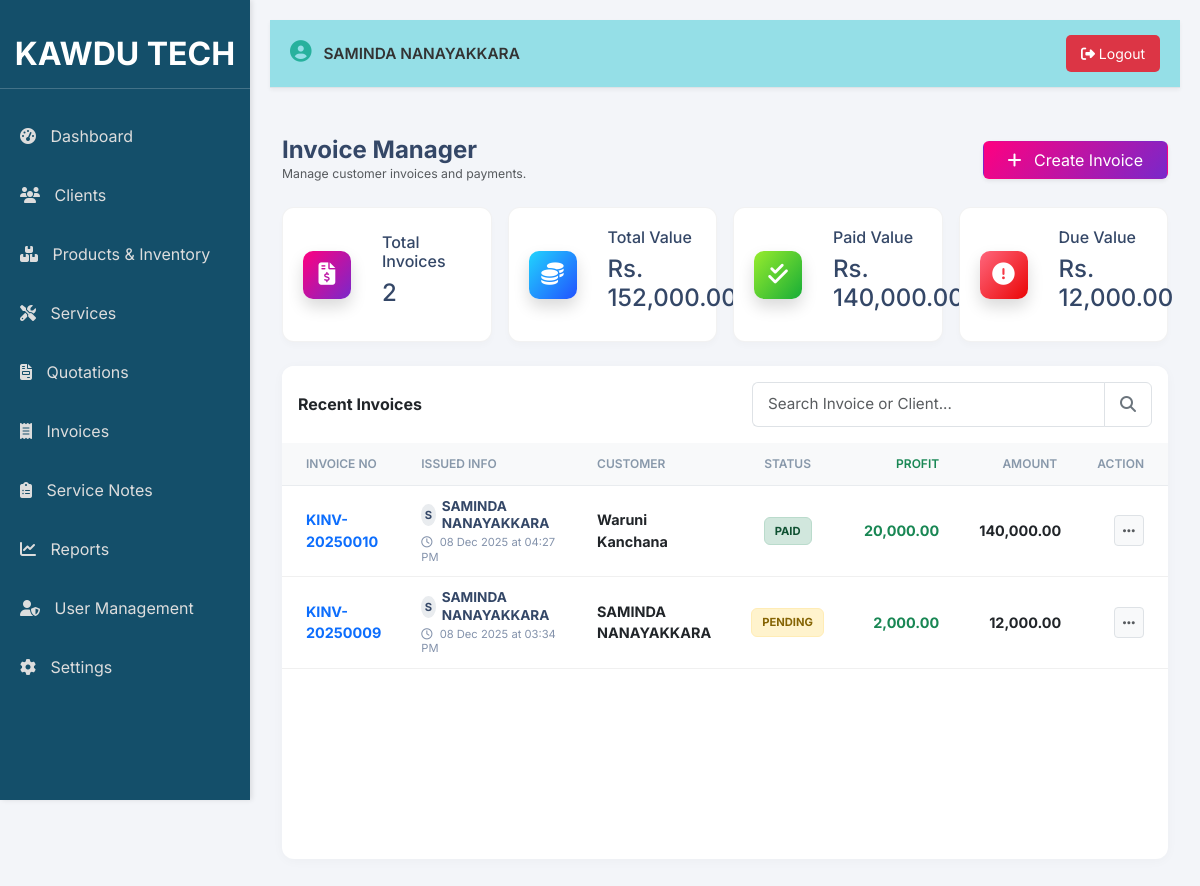
Screenshot of /invoices.php (signed in) with the database file from the repository.
### tables this page shows
CREATE TABLE `invoices` (
  `invoice_id` int(11) NOT NULL,
  `invoice_number` varchar(50) NOT NULL,
  `client_id` int(11) NOT NULL,
  `user_id` int(11) NOT NULL,
  `invoice_date` date NOT NULL,
  `sub_total` decimal(10,2) NOT NULL DEFAULT 0.00,
  `tax_amount` decimal(10,2) NOT NULL DEFAULT 0.00,
  `grand_total` decimal(10,2) NOT NULL DEFAULT 0.00,
  `payment_status` enum('Paid','Pending','Unpaid') NOT NULL DEFAULT 'Pending',
  `invoice_terms` text DEFAULT NULL,
  `created_at` timestamp NOT NULL DEFAULT current_timestamp(),
  `updated_at` datetime DEFAULT NULL
);

CREATE TABLE `users` (
  `user_id` int(11) NOT NULL,
  `username` varchar(50) NOT NULL,
  `password` varchar(255) NOT NULL,
  `name` varchar(100) NOT NULL,
  `user_type` enum('Admin','User') NOT NULL DEFAULT 'Admin',
  `status` enum('Active','Inactive') NOT NULL DEFAULT 'Active',
  `created_at` timestamp NOT NULL DEFAULT current_timestamp()
);

CREATE TABLE `clients` (
  `client_id` int(11) NOT NULL,
  `client_name` varchar(255) NOT NULL,
  `address` text DEFAULT NULL,
  `phone` varchar(20) DEFAULT NULL,
  `email` varchar(100) DEFAULT NULL,
  `whatsapp` varchar(15) DEFAULT NULL,
  `rating` int(1) NOT NULL DEFAULT 5
);

### invoices.php (the view, shortened to what this page needs)
<?php
require_once 'db_connect.php';
$conn = new mysqli($servername, $username, $password, $dbname);
$stats = ['total_count' => 0, 'total_value' => 0, 'paid_value' => 0, 'due_value' => 0];
$sql_stats = "SELECT COUNT(*) as count, SUM(grand_total) as value, payment_status FROM invoices GROUP BY payment_status";
$res_stats = $conn->query($sql_stats);
if($res_stats) {
    while ($row = $res_stats->fetch_assoc()) {
        $stats['total_count'] += $row['count'];
        $stats['total_value'] += $row['value'];
        if ($row['payment_status'] === 'Paid') { $stats['paid_value'] += $row['value']; }
        else { $stats['due_value'] += $row['value']; }
    }
}
$limit = 10;
$page = isset($_GET['page']) ? (int)$_GET['page'] : 1;
$start = ($page - 1) * $limit;
$search = isset($_GET['search']) ? $conn->real_escape_string($_GET['search']) : '';
$where = "WHERE 1=1";
$sql = "SELECT i.*, c.client_name, u.name AS created_by_name,
        (SELECT SUM((ii.unit_price - ii.buy_price) * ii.quantity) FROM invoice_items ii WHERE ii.invoice_id = i.invoice_id) as total_profit
        FROM invoices i
        LEFT JOIN clients c ON i.client_id = c.client_id
        LEFT JOIN users u ON i.user_id = u.user_id
        $where ORDER BY i.invoice_id DESC LIMIT $start, $limit";
$result = $conn->query($sql);
require_once 'header.php';
?>
<link href="https://cdn.jsdelivr.net/npm/select2@4.1.0-rc.0/dist/css/select2.min.css" rel="stylesheet" />
<link href="https://cdn.jsdelivr.net/npm/select2-bootstrap-5-theme@1.3.0/dist/select2-bootstrap-5-theme.min.css" rel="stylesheet" />
<div class="container-fluid py-4">
    <div class="d-flex justify-content-between align-items-center mb-4">
        <div><h4 class="mb-0 fw-bold">Invoice Manager</h4><p class="text-muted small mb-0">Manage customer invoices and payments.</p></div>
        <button class="btn bg-gradient-primary text-white shadow-sm px-4" onclick="openCreateInvoiceModal()"><i class="fas fa-plus me-2"></i> Create Invoice</button>
    </div>
    <div class="row g-3 mb-4">
        <div class="col-xl-3 col-sm-6"><div class="stat-card"><div class="icon-shape bg-gradient-primary shadow"><i class="fas fa-file-invoice-dollar"></i></div><div class="ms-3"><h6>Total Invoices</h6><h4><?php echo number_format($stats['total_count']); ?></h4></div></div></div>
        <div class="col-xl-3 col-sm-6"><div class="stat-card"><div class="icon-shape bg-gradient-info shadow"><i class="fas fa-coins"></i></div><div class="ms-3"><h6>Total Value</h6><h4>Rs. <?php echo number_format($stats['total_value'], 2); ?></h4></div></div></div>
        <div class="col-xl-3 col-sm-6"><div class="stat-card"><div class="icon-shape bg-gradient-success shadow"><i class="fas fa-check-double"></i></div><div class="ms-3"><h6>Paid Value</h6><h4>Rs. <?php echo number_format($stats['paid_value'], 2); ?></h4></div></div></div>
        <div class="col-xl-3 col-sm-6"><div class="stat-card"><div class="icon-shape bg-gradient-danger shadow"><i class="fas fa-exclamation-circle"></i></div><div class="ms-3"><h6>Due Value</h6><h4>Rs. <?php echo number_format($stats['due_value'], 2); ?></h4></div></div></div>
    </div>
    <div class="card card-table">
        <div class="card-header bg-white border-bottom-0 pb-0 pt-3">
            <div class="d-flex justify-content-between align-items-center">
                <h6 class="mb-0 fw-bold">Recent Invoices</h6>
                <form method="GET" id="searchForm" class="search-group">
                    <div class="input-group">
                        <input type="text" id="mainSearch" name="search" class="form-control form-control-search" placeholder="Search Invoice or Client..." value="<?php echo htmlspecialchars($search); ?>" autocomplete="off">
                        <button class="btn btn-search" type="submit"><i class="fas fa-search"></i></button>
                    </div>
                </form>
            </div>
        </div>
        <div class="card-body px-0 pt-3">
            <div class="table-responsive" style="min-height: 400px;">
                <table class="table table-hover align-middle mb-0">
                    <thead>
                        <tr>
                            <th class="ps-4">Invoice No</th>
                            <th>Issued Info</th> <th>Customer</th>
                            <th class="text-center">Status</th>
                            <?php if($userType === 'Admin'): ?><th class="text-end text-success">Profit</th><?php endif; ?>
                            <th class="text-end">Amount</th>
                            <th class="text-end pe-4">Action</th>
                        </tr>
                    </thead>
                    <tbody>
                        <?php if ($result && $result->num_rows > 0): while ($row = $result->fetch_assoc()):
                            $status = $row['payment_status'];
                            $status_cls = ($status == 'Paid') ? 'status-paid' : (($status == 'Unpaid') ? 'status-unpaid' : 'status-pending');
                            $clientName = !empty($row['client_name']) ? $row['client_name'] : 'Unknown';
                            $userName = !empty($row['created_by_name']) ? $row['created_by_name'] : 'System/Deleted';
                            $userInitial = strtoupper(substr($userName, 0, 1));
                            $createDate = date('d M Y', strtotime($row['invoice_date']));
                            $createTime = isset($row['created_at']) ? date('h:i A', strtotime($row['created_at'])) : date('h:i A');
                            $updateTitle = isset($row['updated_at']) && $row['updated_at']
                                ? "Last Updated: " . date('d M Y h:i A', strtotime($row['updated_at']))
                                : "No recent updates";
                        ?>
                        <tr>
                            <td class="ps-4 fw-bold text-primary"><?php echo $row['invoice_number']; ?></td>
                            <td>
                                <div class="user-info-cell" data-bs-toggle="tooltip" data-bs-placement="top" title="<?php echo $updateTitle; ?>">
                                    <div class="user-name">
                                        <div class="user-avatar-xs"><?php echo $userInitial; ?></div>
                                        <?php echo htmlspecialchars($userName); ?>
                                    </div>
                                    <span class="user-time"><i class="far fa-clock me-1"></i> <?php echo $createDate; ?> at <?php echo $createTime; ?></span>
                                </div>
                            </td>
                            <td><div class="fw-bold text-dark"><?php echo htmlspecialchars($clientName); ?></div></td>
                            <td class="text-center"><span class="badge-status <?php echo $status_cls; ?>"><?php echo $status; ?></span></td>
                            <?php if($userType === 'Admin'): ?><td class="text-end fw-bold text-success"><?php echo number_format($row['total_profit'] ?? 0, 2); ?></td><?php endif; ?>
                            <td class="text-end fw-bold text-dark pe-3"><?php echo number_format($row['grand_total'], 2); ?></td>
                            <td class="text-end pe-4"><button class="btn btn-sm btn-light border" onclick="openActionDrawer('<?php echo $row['invoice_id']; ?>', '<?php echo $row['invoice_number']; ?>')"><i class="fas fa-ellipsis-h text-muted"></i></button></td>
                        </tr>
                        <?php endwhile; else: ?><tr><td colspan="7" class="text-center py-5 text-muted">No invoices found.</td></tr><?php endif; ?>
                    </tbody>
                </table>
            </div>
        </div>
    </div>
</div>
<?php
require_once 'footer.php';
?>

### styles.css (style rules this page uses)
:root { --sidebar-bg: #144f6a; --primary-color: #27b19d; --accent-color: #1e8779; --light-grey-bg: #f0f0f0; --secondary-bg: #f8f9fa; --modal-bg: #f0f0f0; --header-bg: #d4edda; --header-text: #155724; --sidebar-width: 250px; --top-nav-bg: #95dfe7; --icon-area-bg: #9dadc1; }
body { background-color: var(--secondary-bg); font-family: 'Noto Sans Sinhala', 'Roboto', sans-serif; font-size: 14px; margin: 0; padding: 0; }

### invoices.php (style rules this page uses)
body { background-color: #f3f5f9; font-family: 'Inter', sans-serif; color: #344767; }
.stat-card { background: #fff; border-radius: 12px; padding: 20px; box-shadow: 0 4px 6px rgba(0,0,0,0.02); border: 1px solid rgba(0,0,0,0.05); display: flex; align-items: center; transition: 0.2s; height: 100%; }
.icon-shape { width: 48px; height: 48px; border-radius: 10px; display: flex; align-items: center; justify-content: center; margin-right: 15px; font-size: 1.4rem; color: #fff; flex-shrink: 0; }
.bg-gradient-primary { background: linear-gradient(310deg, #7928ca, #ff0080); }
.bg-gradient-success { background: linear-gradient(310deg, #17ad37, #98ec2d); }
.bg-gradient-info { background: linear-gradient(310deg, #2152ff, #21d4fd); }
.bg-gradient-danger { background: linear-gradient(310deg, #ea0606, #ff667c); }
.card-table { background: #fff; border-radius: 12px; border: none; box-shadow: 0 2px 12px rgba(0,0,0,0.03); overflow: hidden; }
.table thead th { background-color: #f8f9fa; color: #8898aa; font-weight: 600; text-transform: uppercase; font-size: 0.75rem; padding: 12px 20px; border-bottom: 1px solid #e9ecef; }
.table tbody td { padding: 12px 20px; vertical-align: middle; border-bottom: 1px solid #f0f0f0; font-size: 0.9rem; color: #495057; }
.badge-status { padding: 5px 10px; border-radius: 6px; font-size: 0.7rem; font-weight: 700; text-transform: uppercase; display: inline-flex; align-items: center; }
.status-paid { background: #d1e7dd; color: #0f5132; border: 1px solid #badbcc; }
.status-pending { background: #fff3cd; color: #856404; border: 1px solid #ffecb5; }
.search-group { position: relative; width: 100%; max-width: 400px; }
.form-control-search { border-radius: 6px 0 0 6px !important; border: 1px solid #dee2e6; border-right: none; padding: 10px 15px; font-size: 0.95rem; box-shadow: none !important; padding-right: 40px; }
.btn-search { border-radius: 0 6px 6px 0 !important; border: 1px solid #dee2e6; background: #fff; color: #6c757d; padding: 0 15px; z-index: 10; }
.user-info-cell { line-height: 1.3; }
.user-name { font-size: 0.85rem; font-weight: 700; color: #344767; display: flex; align-items: center; gap: 6px; }
.user-time { font-size: 0.7rem; color: #8392ab; margin-top: 2px; display: block; }
.user-avatar-xs { width: 22px; height: 22px; background: #e9ecef; border-radius: 50%; display: flex; align-items: center; justify-content: center; color: #344767; font-size: 0.7rem; }

### rows the page displays
invoices: invoice_number "KINV-20250010", user.name "S", user.name "SAMINDA NANAYAKKARA", invoice_date "08 Dec 2025", created_at "04:27 PM", client.client_name "Waruni Kanchana", payment_status "PAID", total_profit "20,000.00", grand_total "140,000.00"
invoices: invoice_number "KINV-20250009", user.name "S", user.name "SAMINDA NANAYAKKARA", invoice_date "08 Dec 2025", created_at "03:34 PM", client.client_name "SAMINDA NANAYAKKARA", payment_status "PENDING", total_profit "2,000.00", grand_total "12,000.00"

### other values shown
$userName "SAMINDA NANAYAKKARA"
$stats['total_count'] "2"
$stats['total_value'] "152,000.00"
$stats['paid_value'] "140,000.00"
$stats['due_value'] "12,000.00"
